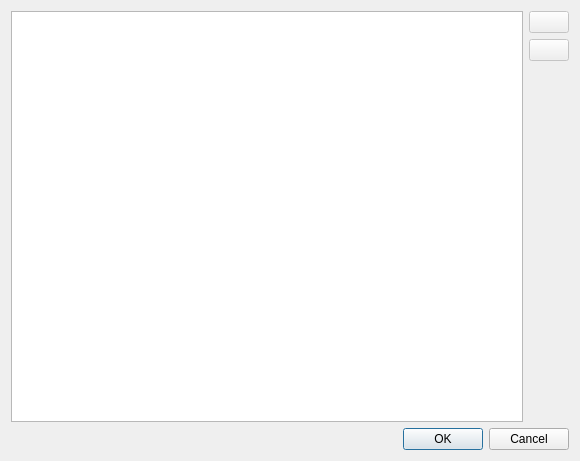
<?xml version="1.0" encoding="UTF-8"?>
<ui version="4.0">
 <class>aminoAcidMapping</class>
 <widget class="QDialog" name="aminoAcidMapping">
  <property name="geometry">
   <rect>
    <x>0</x>
    <y>0</y>
    <width>580</width>
    <height>461</height>
   </rect>
  </property>
  <property name="windowTitle">
   <string>Dialog</string>
  </property>
  <layout class="QVBoxLayout" name="verticalLayout_2">
   <item>
    <layout class="QHBoxLayout" name="horizontalLayout">
     <item>
      <widget class="QTableView" name="dataView"/>
     </item>
     <item>
      <layout class="QVBoxLayout" name="verticalLayout">
       <item>
        <widget class="QPushButton" name="buttonAdd">
         <property name="enabled">
          <bool>false</bool>
         </property>
         <property name="text">
          <string/>
         </property>
        </widget>
       </item>
       <item>
        <widget class="QPushButton" name="buttonRemove">
         <property name="enabled">
          <bool>false</bool>
         </property>
         <property name="text">
          <string/>
         </property>
        </widget>
       </item>
       <item>
        <spacer name="verticalSpacer">
         <property name="orientation">
          <enum>Qt::Vertical</enum>
         </property>
         <property name="sizeHint" stdset="0">
          <size>
           <width>20</width>
           <height>40</height>
          </size>
         </property>
        </spacer>
       </item>
      </layout>
     </item>
    </layout>
   </item>
   <item>
    <widget class="QDialogButtonBox" name="buttonBox">
     <property name="orientation">
      <enum>Qt::Horizontal</enum>
     </property>
     <property name="standardButtons">
      <set>QDialogButtonBox::Cancel|QDialogButtonBox::Ok</set>
     </property>
    </widget>
   </item>
  </layout>
 </widget>
 <resources/>
 <connections>
  <connection>
   <sender>buttonBox</sender>
   <signal>accepted()</signal>
   <receiver>aminoAcidMapping</receiver>
   <slot>accept()</slot>
   <hints>
    <hint type="sourcelabel">
     <x>248</x>
     <y>254</y>
    </hint>
    <hint type="destinationlabel">
     <x>157</x>
     <y>274</y>
    </hint>
   </hints>
  </connection>
  <connection>
   <sender>buttonBox</sender>
   <signal>rejected()</signal>
   <receiver>aminoAcidMapping</receiver>
   <slot>reject()</slot>
   <hints>
    <hint type="sourcelabel">
     <x>316</x>
     <y>260</y>
    </hint>
    <hint type="destinationlabel">
     <x>286</x>
     <y>274</y>
    </hint>
   </hints>
  </connection>
 </connections>
</ui>
